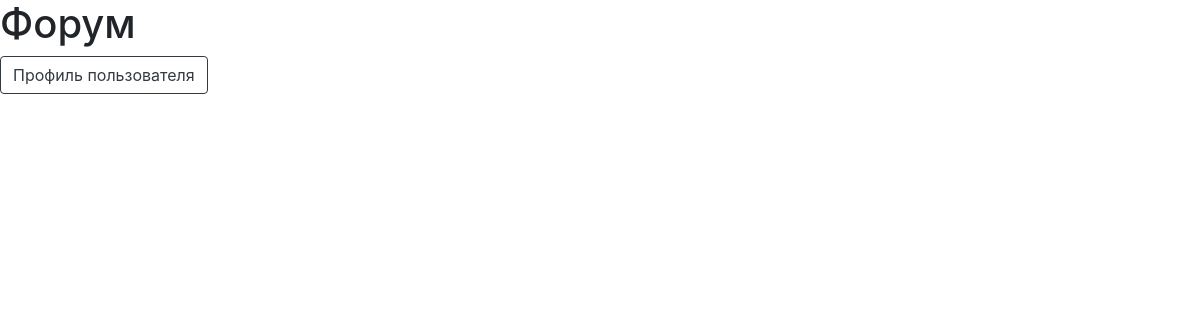
Before: / with the older database file.
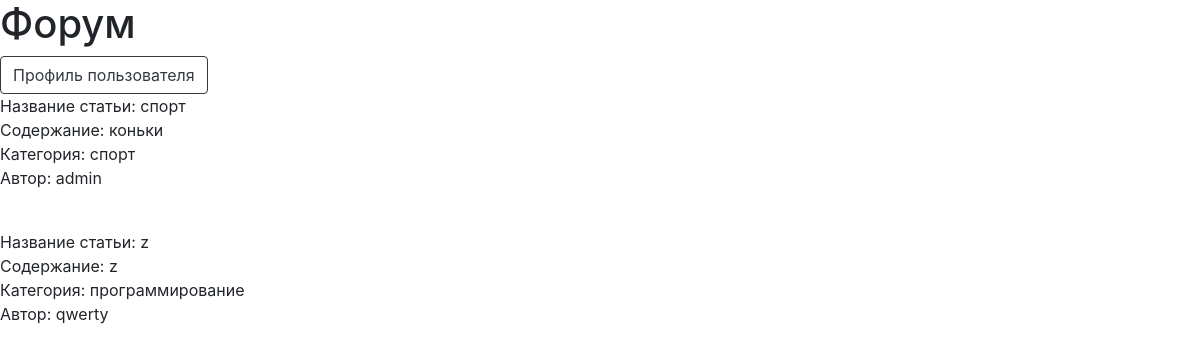
After: the same page with the newer database file.
### models.py (models this page shows)
class Base(DeclarativeBase):
    id: Mapped[int_pk]
    created_at: Mapped[datetime] = Column(DateTime, default=utcnow)

class Article(Base):
    __tablename__ = 'articles'
    name_of_article: Mapped[str]
    text_of_article: Mapped[str]
    user_id: Mapped[int] = mapped_column(ForeignKey('users.id'))
    user: Mapped['User'] = relationship(back_populates='articles')
    categories: Mapped[list['Category']] = relationship(
        back_populates='article',
        cascade='all',
    )

class Category(Base):
    __tablename__ = 'categories'
    name_of_category: Mapped[str]
    article_id: Mapped[int] = mapped_column(ForeignKey('articles.id'))
    article: Mapped['Article'] = relationship(back_populates='categories')

class User(Base, UserMixin):
    __tablename__ = 'users'
    username: Mapped[str]
    email: Mapped[str]
    password: Mapped[str]
    articles: Mapped[list['Article']] = relationship(
        back_populates='user',
        cascade='all'
    )

### app.py (the view)
@app.route('/', methods=['GET'])
def main_page():
    session = SessionFactory()
    articles, categories = upload_articles_and_categories(session)
    return render_template('forum/main_page.html', articles=articles, categories=categories)

### views/main_page/view_main_page.py (called while the page is built)
def upload_articles_and_categories(session):
    articles = session.query(Article).all()
    categories = session.query(Category).all()
    return articles, categories

### templates/forum/main_page.html (shortened to what this page needs)
<!DOCTYPE html>
<html lang="en">
<head>
    <link rel="stylesheet" href="https://stackpath.bootstrapcdn.com/bootstrap/4.3.1/css/bootstrap.min.css">
</head>
<body>
<h1>Форум</h1>
<div>
    <button onclick="window.location.href='{{ url_for('your_profile_page') }}';" type="button" class="btn btn-outline-dark">Профиль пользователя</button>
</div>
{% for article in articles %}
    <div>Название статьи: {{ article.name_of_article }}</div>
    <div>Содержание: {{ article.text_of_article }}</div>
    {% if article.categories %}
        <div>Категория:
            {% for category in article.categories %}
                {{ category.name_of_category }}
            {% endfor %}
        </div>
    {% endif %}
    <p>Автор: {{ article.user.username }}</p>
    <br>
{% endfor %}
</body>
</html>

Changed rows visible on the page:
added Article: name_of_article "спорт", text_of_article "коньки", user.username "admin"
added Category: name_of_category "спорт"
added Article: name_of_article "z", text_of_article "z", user.username "qwerty"
added Category: name_of_category "программирование", shown under "z"
